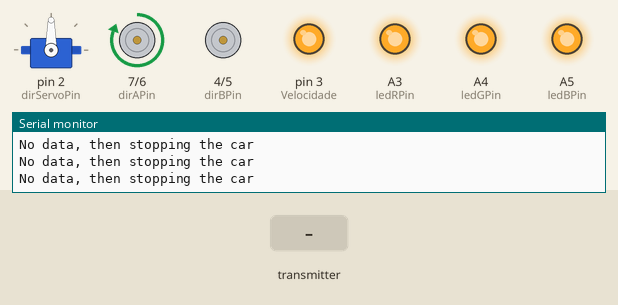
Bench run of a sketch on a simulated Arduino Uno, built with avr-gcc and run on an emulated ATmega328P. On the bench: servo, direction and speed pins drawn as motors (green arrow = direction pin HIGH = forward, orange = LOW = backward, longer = more drive), output pins drawn as LEDs (lit = HIGH), the last lines printed to the serial monitor. The inputs (shaded band) are chosen by the test bench. No radio packets arrive unless stated.

Above: at 1.2 s.
1.3 s: the transmitter starts sending dataRead.0 = 0
At 2.6 s:
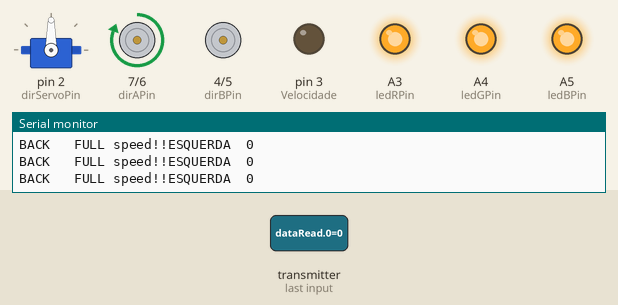
2.9 s: the transmitter starts sending dataRead.2 = 256
At 3.6 s:
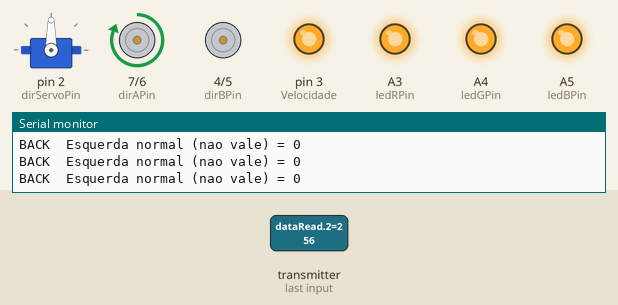
4.5 s: the transmitter starts sending dataRead.2 = 1023
At 5.5 s:
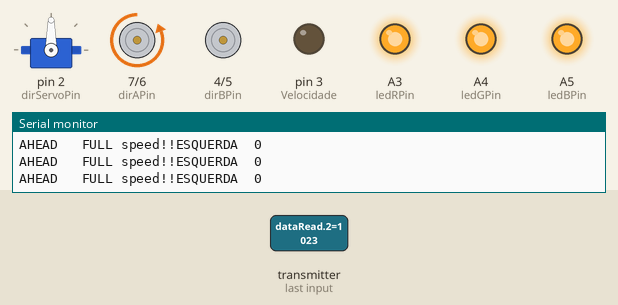
6.1 s: the transmitter starts sending dataRead.3 = 512
At 7.4 s:
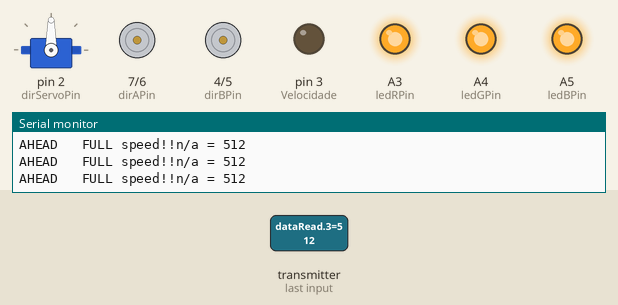
7.7 s: the transmitter starts sending dataRead.3 = 1023
At 8.3 s:
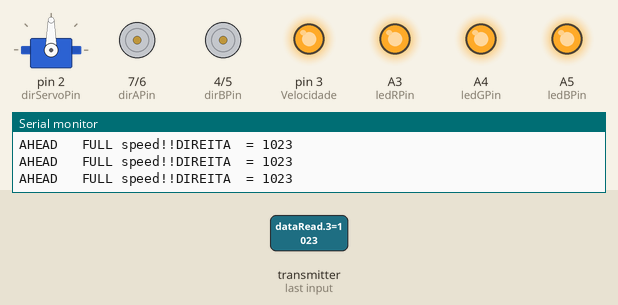
9.3 s: the transmitter starts sending dataRead.2 = 0
Timing chart, 0 to 11.9 s (numbered marks = the images above; inputs shaded):
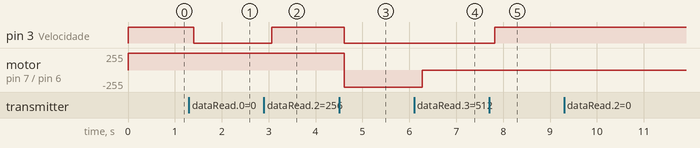

Measured:
- after the input at 1.3 s, pin 3 (Velocidade): HIGH → LOW after 0.11 s
- after the input at 2.9 s, pin 3 (Velocidade): LOW → HIGH after 0.16 s
- after the input at 4.5 s, pin 3 (Velocidade): HIGH → LOW after 0.12 s; motor on pin 7 (dirAPin) / pin 6 (pwmAPin): forward 255/255 → backward 255/255 after 0.12 s
- after the input at 6.1 s, motor on pin 7 (dirAPin) / pin 6 (pwmAPin): backward 255/255 → stopped after 0.17 s
- after the input at 7.7 s, pin 3 (Velocidade): LOW → HIGH after 0.13 s

The sketch:

CarroTent2_CARRO.ino
```cpp
/*
  Sketch    CARRO DOS MENINOS!!
  Este FUNCIONOU!!

*/

// NRF24L01
#include <SPI.h>
#include "RF24.h"
RF24 radio(9, 10);                // define the object to control NRF24L01
const byte addresses[6] = "Free1";// define communication address which should correspond to remote control
// servo
#include <Servo.h>
Servo dirServo;                  // define servo to control turning of smart car
const int dirServoPin = 2;        // define pin for signal line of the last servo
byte dirServoOffset = 0;          // define a variable for deviation(degree) of the servo
byte HIGHSPEED = 1;
// motor
const int dirAPin = 7,            // define pin used to control rotational direction of motor A
          pwmAPin = 6,            // define pin for PWM used to control rotational speed of motor A
          dirBPin = 4,            // define pin used to control rotational direction of motor B
          pwmBPin = 5,            // define pin for PWM used to control rotational speed of motor B
          snsAPin = A0,           // define pin for detecting current of motor A
          snsBPin = A1,           // define pin for detecting current of motor B
          buzzerPin = 6,          // define pin for buzzer
          Velocidade = 3,         // define pin for SPEED
          ledRPin = A3,           // define R pin of RGBLED
          ledGPin = A4,           // define G pin of RGBLED
          ledBPin = A5;           // define B pin of RGBLED
const byte motorSpeed = 255;      // define motor speed(0-255)
#define FORWARD LOW
#define BACKWARD HIGH
// wireless communication
int dataRead[8];                  // define array used to save the read data
const unsigned long wirelessOvertime = 250; // define communication overtime(ms)
unsigned long lastReceivedSignal; // define a variable to save the time(ms) of last received the signal


void setup() {
  // serial port
  Serial.begin(115200);
  // NRF24L01
  radio.begin();                      // initialize RF24
  radio.setChannel(120);
  radio.setPALevel(RF24_PA_MAX);      // set power amplifier (PA) level
  radio.setDataRate(RF24_1MBPS);      // set data rate through the air
  radio.setRetries(0, 15);            // set the number and delay of retries
  radio.openWritingPipe(addresses);   // open a pipe for writing
  radio.openReadingPipe(1, addresses);// open a pipe for reading
  radio.startListening();             // start monitoringtart listening on the pipes opened
  // servo
  dirServo.attach(dirServoPin); // attaches the servo on dirServoPin to the servo object
  // motor
      digitalWrite(ledRPin, HIGH);
      digitalWrite(ledGPin, HIGH);
      digitalWrite(ledBPin, HIGH);
      digitalWrite(dirAPin, HIGH);
      digitalWrite(dirBPin, HIGH);
      digitalWrite(Velocidade, HIGH);
      digitalWrite(buzzerPin, HIGH);

  pinMode(dirAPin, OUTPUT);     // set dirAPin to output mode
  pinMode(pwmAPin, OUTPUT);     // set pwmAPin to output mode
  pinMode(dirBPin, OUTPUT);     // set dirBPin to output mode
  pinMode(pwmBPin, OUTPUT);     // set pwmBPin to output mode
  pinMode(Velocidade, OUTPUT);
  // pin
  pinMode(buzzerPin, OUTPUT);   // set buzzerPin to output mode
  pinMode(ledRPin, OUTPUT);     // set ledRPin to output mode
  pinMode(ledGPin, OUTPUT);     // set ledGPin to output mode
  pinMode(ledBPin, OUTPUT);     // set ledBPin to output mode
  digitalWrite(ledRPin, HIGH);  // turn off R LED
  digitalWrite(ledGPin, HIGH);  // turn off G LED
  digitalWrite(ledBPin, HIGH);  // turn off B LED

      digitalWrite(ledRPin, HIGH);
      digitalWrite(ledGPin, HIGH);
      digitalWrite(ledBPin, HIGH);
      digitalWrite(dirAPin, HIGH);
      digitalWrite(dirBPin, HIGH);
      digitalWrite(Velocidade, HIGH);
      digitalWrite(buzzerPin, HIGH);
}


void loop()
{
  // read radio data
  if ( radio.available()) {             // if receive the data
    while (radio.available()) {         // read all the data
      radio.read(dataRead, sizeof(dataRead));   // read data
    }
    delay(100);
/*    digitalWrite(dirAPin, dataRead[5]);       // dataRead[5] = FRENTE
    Serial.print("DIRECAO A PIN: ");
    Serial.print(dataRead[5]);
    Serial.print("  DIRECAO B PIN:    ");      // dataRead[5] = TRAS
    Serial.print(dataRead[6]);
    Serial.print("   Velocidade:  ");
    Serial.println(dataRead[7]);
    digitalWrite(dirBPin, dataRead[6]);
    digitalWrite(Velocidade, dataRead[7]);

    if(dataRead[0]>500)
      digitalWrite(buzzerPin, LOW); else digitalWrite(buzzerPin, HIGH); */

   // Reading front and back of JOYSTICK

/*
    if(dataRead[2]>900) {
        digitalWrite(Velocidade, LOW);
        digitalWrite(buzzerPin, LOW);
        digitalWrite(dirAPin, LOW);
        digitalWrite(dirBPin, HIGH);
        Serial.println("AHEAD   FULL speed!!");
    } else
       {
        if(dataRead[2]>600) {
          digitalWrite(Velocidade, HIGH);
          digitalWrite(buzzerPin, HIGH);
          digitalWrite(dirAPin, LOW);
          digitalWrite(dirBPin, HIGH);
          Serial.println("AHEAD   ");
          } else
            {
              if(dataRead[2]<70) {
                digitalWrite(Velocidade, LOW);
                digitalWrite(buzzerPin, LOW);
                digitalWrite(dirBPin, LOW);
                digitalWrite(dirAPin, HIGH);
                Serial.println("BACK   FULL speed!!");
            } else {
              if(dataRead[2]<450) {
                    digitalWrite(Velocidade, HIGH);
                    digitalWrite(buzzerPin, HIGH);
                    digitalWrite(dirAPin, HIGH);
                    digitalWrite(dirBPin, LOW);
                    Serial.println("BACK  ");
              } else
                 {
                    digitalWrite(Velocidade, HIGH);
                    digitalWrite(buzzerPin, HIGH);
                    digitalWrite(dirAPin, HIGH);
                    digitalWrite(dirBPin, HIGH);
                    Serial.println(">>> STOPPED  ");
                 }
            }
            }
       }
*/

    if(dataRead[2]>900) {
        HIGHSPEED = LOW;
        digitalWrite(dirAPin, LOW);
        digitalWrite(dirBPin, HIGH);
        Serial.print("AHEAD   FULL speed!!");
    } else
       {
        if(dataRead[2]>600) {
          HIGHSPEED = HIGH;
          digitalWrite(dirAPin, LOW);
          digitalWrite(dirBPin, HIGH);
          Serial.print("AHEAD   ");
          } else
            {
              if(dataRead[2]<70) {
                HIGHSPEED = LOW;
                digitalWrite(dirBPin, LOW);
                digitalWrite(dirAPin, HIGH);
                Serial.print("BACK   FULL speed!!");
            } else {
              if(dataRead[2]<450) {
                    HIGHSPEED = HIGH;
                    digitalWrite(dirAPin, HIGH);
                    digitalWrite(dirBPin, LOW);
                    Serial.print("BACK  ");
              } else
                 {
                    HIGHSPEED = HIGH;
                    digitalWrite(Velocidade, HIGH);
                    digitalWrite(buzzerPin, HIGH);
                    digitalWrite(dirAPin, HIGH);
                    digitalWrite(dirBPin, HIGH);
                    Serial.print(">>> STOPPED  ");
                 }
            }
            }
       }


    if((dataRead[3]>600)&&(HIGHSPEED==LOW)) {
        digitalWrite(Velocidade, HIGH);
        digitalWrite(buzzerPin, LOW);
        Serial.print("DIREITA  = ");
        Serial.println(dataRead[3]);
    } else if((dataRead[3]<450)&&(HIGHSPEED==LOW)) {
          digitalWrite(Velocidade, LOW);
          digitalWrite(buzzerPin, HIGH);
          Serial.print("ESQUERDA  ");
          Serial.println(dataRead[3]);
          }
          else if((dataRead[3]>600)&&(HIGHSPEED==HIGH))
             {
                digitalWrite(Velocidade, HIGH);
                digitalWrite(buzzerPin, HIGH);
                Serial.print("Direita normal (nao vale) = ");
                Serial.println(dataRead[3]);
              }
             else if((dataRead[3]<450)&&(HIGHSPEED==HIGH))
                 {
                    digitalWrite(Velocidade, HIGH);
                    digitalWrite(buzzerPin, HIGH);
                    Serial.print("Esquerda normal (nao vale) = ");
                     Serial.println(dataRead[3]);
                  }

            else {
                    digitalWrite(Velocidade, HIGHSPEED);
                    digitalWrite(buzzerPin, HIGHSPEED);
                    Serial.print("n/a = ");
                    Serial.println(dataRead[3]);
              }


 /* Code from https://github.com/Freenove/Freenove_Three-wheeled_Smart_Car_Kit_for_Arduino/blob/master/Sketches/Remote_control/Remote_control_Remote/Remote_control_Remote.ino
  *
*/
    // save the time of last received the wireless signal
    lastReceivedSignal = millis();
  }
  else {
    // if lose wireless signal for a long time
    if (millis() - lastReceivedSignal >= wirelessOvertime) {
      // stop the car
      Serial.println("No data, then stopping the car");

      // turn off the RGB LED
      digitalWrite(ledRPin, HIGH);
      digitalWrite(ledGPin, HIGH);
      digitalWrite(ledBPin, HIGH);
      digitalWrite(dirAPin, HIGH);
      digitalWrite(dirBPin, HIGH);
      digitalWrite(Velocidade, HIGH);
      digitalWrite(buzzerPin, HIGH);
    }
  }

}
```
